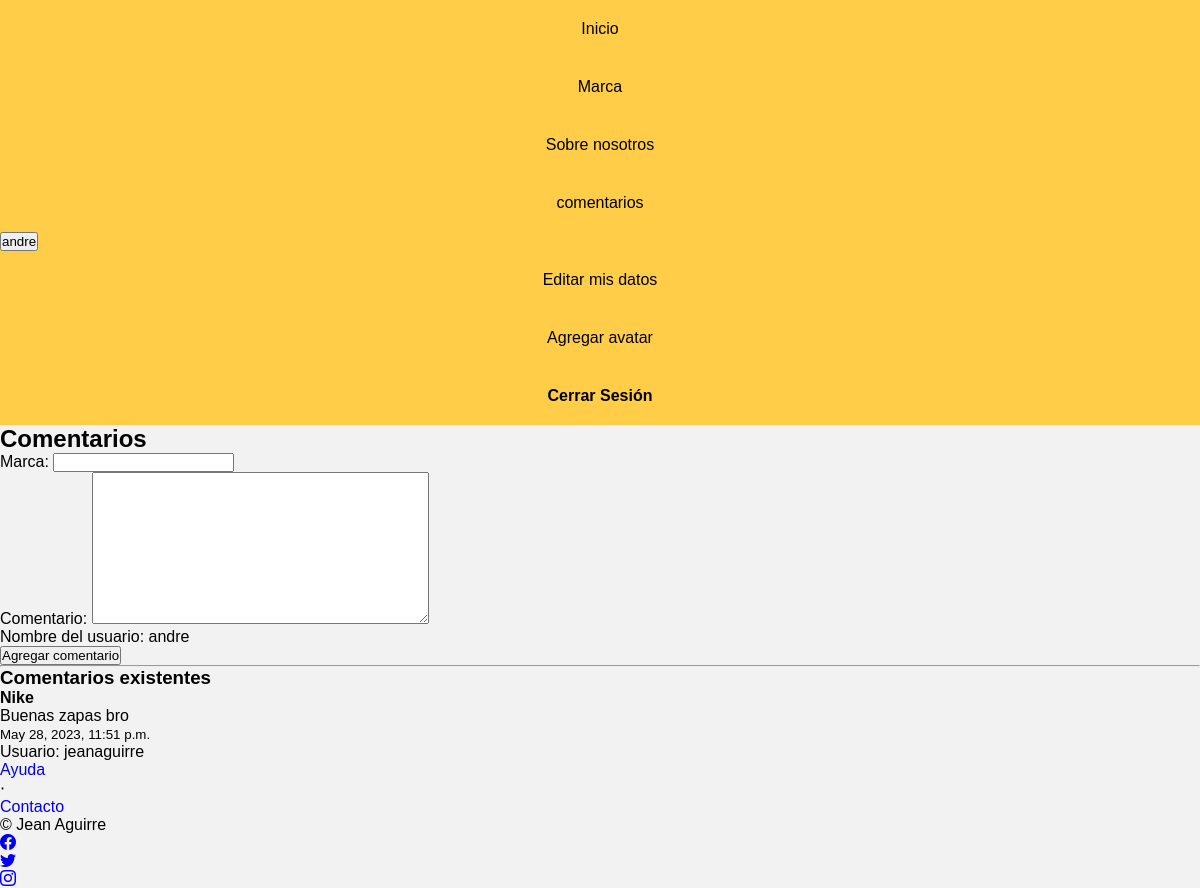
The app's page /nike/comentarios/ (signed in), older data.
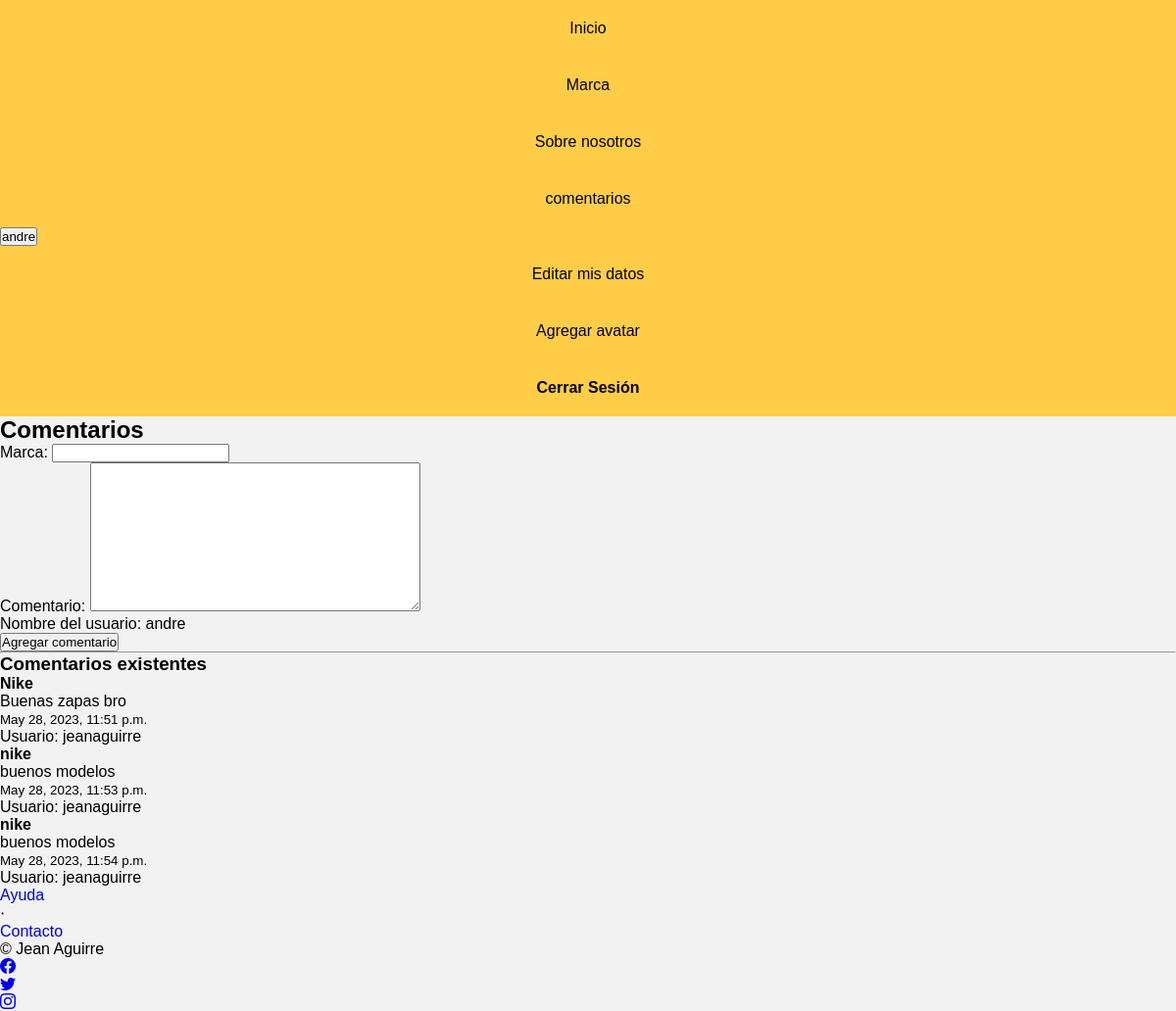
The same page, newer data.
### Blog/models.py (models this page shows, shortened)
class Comentario(models.Model):
    marca = models.CharField(max_length=100)
    comentario = models.TextField()
    fecha_creacion = models.DateTimeField(auto_now_add=True)
    creador = models.ForeignKey(User, on_delete=models.CASCADE , null=True)

### Blog/views.py (the view)
# urls.py: path('comentarios/', agregar_comentario, name='comentarios'),
@login_required
def agregar_comentario(request):
    if request.method == 'POST':
        form = ComentarioForm(request.POST)
        if form.is_valid():
            comentario = form.save(commit=False)
            if request.user.is_authenticated:
                comentario.creador = request.user
            comentario.save()
            form = ComentarioForm()
    else:
        form = ComentarioForm()
    comentarios = Comentario.objects.all()
    context = {'form': form, 'comentarios': comentarios}
    return render(request, 'blog/comentarios.html', context)

### Blog/forms.py
class ComentarioForm(forms.ModelForm):
    class Meta:
        model = Comentario
        fields = ['marca', 'comentario']

### Blog/templates/Blog/comentarios.html (shortened to what this page needs)
{% extends 'Blog/base.html' %}
{% block comentario %}
  <h2>Comentarios</h2>
  <form method="post">
    {{ form.as_p }}
    {% if request.user.is_authenticated %}
      <p>Nombre del usuario: {{ request.user.username }}</p>
    {% else %}
      <p>Nombre del creador: Invitado</p>
    {% endif %}
    <button type="submit">Agregar comentario</button>
  </form>
  <hr>
  <h3>Comentarios existentes</h3>
  {% for comentario in comentarios %}
    <div>
      <h4>{{ comentario.marca }}</h4>
      <p>{{ comentario.comentario }}</p>
      <small>{{ comentario.fecha_creacion }}</small>
      <p>Usuario: {{ comentario.creador.username }}</p>
    </div>
  {% endfor %}
{% endblock comentario %}

### Blog/templates/Blog/base.html (shortened to what this page needs)
{% load static %}
<!DOCTYPE html>
<html lang="en">
<head>
    <link href="https://cdn.jsdelivr.net/npm/bootstrap-icons@1.5.0/font/bootstrap-icons.css" rel="stylesheet" type="text/css" />
    <link href="{% static 'css/styles.css' %}" rel="stylesheet" />
</head>
<body>
    <nav class="navbar navbar-light bg-light static-top">
        <div class="container">
            <a class="navbar-brand" href="{% url 'inicio' %}">Inicio</a>
            <a class="navbar-brand" href="{% url 'lista_zapatillas' %}">Marca</a>
            <a class="navbar-brand" href="{% url 'info_marca' %}">Sobre nosotros</a>
            <a class="navbar-brand" href="{% url 'comentarios' %}">comentarios</a>
            {% if user.is_authenticated %}
                <div class="dropdown">
                    <button class="btn btn-secondary dropdown-toggle" type="button" id="dropdownMenuButton1" data-bs-toggle="dropdown" aria-expanded="false">
                        <div style="display: inline-flex;">
                            <span>{{ user.username }}</span>
                        </div>
                    </button>
                    <ul class="dropdown-menu" aria-labelledby="dropdownMenuButton1">
                        <li>
                            <a class="dropdown-item" href="{% url 'editar_perfil' %}">Editar mis datos</a>
                        </li>
                        <li>
                            <a class="dropdown-item" href="{% url 'agregar_avatar' %}">Agregar avatar</a>
                        </li>
                        <li>
                            <a class="dropdown-item" href="{% url 'logout' %}"><strong>Cerrar Sesión</strong></a>
                        </li>
                    </ul>
                    </div>
                </div>
                {% else %}
            <a class="btn btn-primary" href="{% url "login" %}">Iniciar sesion</a>
            <a class="btn btn-primary" href="{% url "registro" %}">Registro</a>
            {% endif %}
    </nav>
    {% block comentario %}
    {% endblock comentario %}
    <footer class="footer bg-light">
        <div class="container">
            <div class="row">
                <div class="col-lg-6 h-100 text-center text-lg-start my-auto">
                    <ul class="list-inline mb-2">
                        <li class="list-inline-item"><a href="#!">Ayuda</a></li>
                        <li class="list-inline-item">⋅</li>
                        <li class="list-inline-item"><a href="#!">Contacto</a></li>
                    </ul>
                    <p class="text-muted small mb-4 mb-lg-0">&copy; Jean Aguirre</p>
                </div>
                <div class="col-lg-6 h-100 text-center text-lg-end my-auto">
                    <ul class="list-inline mb-0">
                        <li class="list-inline-item me-4">
                            <a href="#!"><i class="bi-facebook fs-3"></i></a>
                        </li>
                        <li class="list-inline-item me-4">
                            <a href="#!"><i class="bi-twitter fs-3"></i></a>
                        </li>
                        <li class="list-inline-item">
                            <a href="https://www.instagram.com/nike/?hl=es"><i class="bi-instagram fs-3"></i></a>
                        </li>
                    </ul>
                </div>
            </div>
        </div>
    </footer>
</body>
</html>

### static/css/styles.css (style rules this page uses)
* { margin: 0; padding: 0; box-sizing: border-box; }
a { text-decoration: none; outline: none; }
body { font-family: 'Noto Sans JP', sans-serif; background: #f2f2f2; }
.navbar { background: #FFCD48; }
.navbar a { color: #fff; display: inline-block; padding: 20px; width: 100%; text-align: center; color: #000; transition: .3s ease-out all; }

Row changes from the older to the newer data that the page shows:
added Comentario: marca "nike", comentario "buenos modelos", fecha_creacion "May 28, 2023, 11:53 p.m.", creador.username "jeanaguirre"
added Comentario: marca "nike", comentario "buenos modelos", fecha_creacion "May 28, 2023, 11:54 p.m.", creador.username "jeanaguirre"
